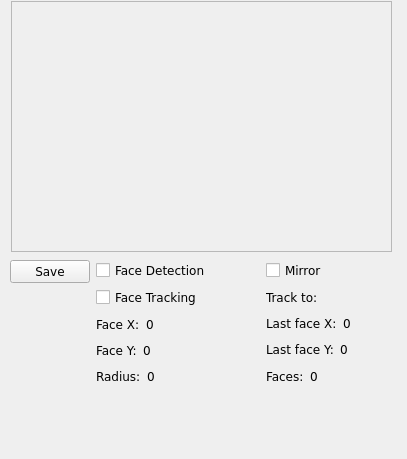
   <widget class="QDockWidget" name="dockCamera" >
    <property name="geometry" >
     <rect>
      <x>569</x>
      <y>1</y>
      <width>407</width>
      <height>459</height>
     </rect>
    </property>
    <property name="sizePolicy" >
     <sizepolicy vsizetype="Expanding" hsizetype="Expanding" >
      <horstretch>0</horstretch>
      <verstretch>0</verstretch>
     </sizepolicy>
    </property>
    <property name="features" >
     <set>QDockWidget::AllDockWidgetFeatures</set>
    </property>
    <property name="windowTitle" >
     <string>Camera</string>
    </property>
    <widget class="QWidget" name="dockWidgetContents" >
     <property name="geometry" >
      <rect>
       <x>0</x>
       <y>20</y>
       <width>407</width>
       <height>439</height>
      </rect>
     </property>
     <widget class="QFrame" name="frame" >
      <property name="geometry" >
       <rect>
        <x>11</x>
        <y>1</y>
        <width>381</width>
        <height>251</height>
       </rect>
      </property>
      <property name="sizePolicy" >
       <sizepolicy vsizetype="Expanding" hsizetype="Expanding" >
        <horstretch>0</horstretch>
        <verstretch>0</verstretch>
       </sizepolicy>
      </property>
      <property name="minimumSize" >
       <size>
        <width>320</width>
        <height>240</height>
       </size>
      </property>
      <property name="palette" >
       <palette>
        <active/>
        <inactive/>
        <disabled/>
       </palette>
      </property>
      <property name="font" >
       <font>
        <family>Verdana</family>
       </font>
      </property>
      <property name="autoFillBackground" >
       <bool>false</bool>
      </property>
      <property name="frameShape" >
       <enum>QFrame::StyledPanel</enum>
      </property>
      <property name="frameShadow" >
       <enum>QFrame::Sunken</enum>
      </property>
      <widget class="QtGLContext" native="1" name="frameCamera" >
       <property name="geometry" >
        <rect>
         <x>1</x>
         <y>1</y>
         <width>320</width>
         <height>240</height>
        </rect>
       </property>
       <property name="sizePolicy" >
        <sizepolicy vsizetype="Expanding" hsizetype="Expanding" >
         <horstretch>0</horstretch>
         <verstretch>0</verstretch>
        </sizepolicy>
       </property>
       <property name="font" >
        <font>
         <family>Verdana</family>
        </font>
       </property>
      </widget>
     </widget>
     <widget class="QWidget" name="layoutWidget" >
      <property name="geometry" >
       <rect>
        <x>10</x>
        <y>260</y>
        <width>381</width>
        <height>161</height>
       </rect>
      </property>
      <layout class="QHBoxLayout" name="horizontalLayout_10" >
       <item>
        <layout class="QVBoxLayout" >
         <item>
          <widget class="QPushButton" name="btnSavePicture" >
           <property name="font" >
            <font>
             <family>Verdana</family>
            </font>
           </property>
           <property name="text" >
            <string>Save</string>
           </property>
           <property name="icon" >
            <iconset resource="../mrs.qrc" >
             <normaloff>:/images/images/hdd.png</normaloff>:/images/images/hdd.png</iconset>
           </property>
          </widget>
         </item>
         <item>
          <spacer name="verticalSpacer_2" >
           <property name="orientation" >
            <enum>Qt::Vertical</enum>
           </property>
           <property name="sizeHint" stdset="0" >
            <size>
             <width>20</width>
             <height>40</height>
            </size>
           </property>
          </spacer>
         </item>
        </layout>
       </item>
       <item>
        <layout class="QGridLayout" name="gridLayout_3" >
         <item row="0" column="0" >
          <layout class="QVBoxLayout" name="verticalLayout" >
           <item>
            <widget class="QCheckBox" name="checkBoxFaceDetection" >
             <property name="font" >
              <font>
               <family>Verdana</family>
              </font>
             </property>
             <property name="text" >
              <string>Face Detection</string>
             </property>
            </widget>
           </item>
           <item>
            <widget class="QCheckBox" name="checkBoxFaceTracking" >
             <property name="font" >
              <font>
               <family>Verdana</family>
              </font>
             </property>
             <property name="text" >
              <string>Face Tracking</string>
             </property>
            </widget>
           </item>
           <item>
            <layout class="QHBoxLayout" name="horizontalLayout_4" >
             <item>
              <widget class="QLabel" name="textLabel2_8" >
               <property name="font" >
                <font>
                 <family>Verdana</family>
                </font>
               </property>
               <property name="text" >
                <string>Face X:</string>
               </property>
              </widget>
             </item>
             <item>
              <widget class="QLabel" name="lblFaceX" >
               <property name="font" >
                <font>
                 <family>Verdana</family>
                </font>
               </property>
               <property name="text" >
                <string>0</string>
               </property>
              </widget>
             </item>
             <item>
              <spacer name="horizontalSpacer_8" >
               <property name="orientation" >
                <enum>Qt::Horizontal</enum>
               </property>
               <property name="sizeHint" stdset="0" >
                <size>
                 <width>40</width>
                 <height>20</height>
                </size>
               </property>
              </spacer>
             </item>
            </layout>
           </item>
           <item>
            <layout class="QHBoxLayout" name="horizontalLayout_5" >
             <item>
              <widget class="QLabel" name="textLabel2_9" >
               <property name="font" >
                <font>
                 <family>Verdana</family>
                </font>
               </property>
               <property name="text" >
                <string>Face Y:</string>
               </property>
              </widget>
             </item>
             <item>
              <widget class="QLabel" name="lblFaceY" >
               <property name="font" >
                <font>
                 <family>Verdana</family>
                </font>
               </property>
               <property name="text" >
                <string>0</string>
               </property>
              </widget>
             </item>
             <item>
              <spacer name="horizontalSpacer_11" >
               <property name="orientation" >
                <enum>Qt::Horizontal</enum>
               </property>
               <property name="sizeHint" stdset="0" >
                <size>
                 <width>40</width>
                 <height>20</height>
                </size>
               </property>
              </spacer>
             </item>
            </layout>
           </item>
           <item>
            <layout class="QHBoxLayout" name="horizontalLayout_6" >
             <item>
              <widget class="QLabel" name="textLabel2_10" >
               <property name="font" >
                <font>
                 <family>Verdana</family>
                </font>
               </property>
               <property name="text" >
                <string>Radius:</string>
               </property>
              </widget>
             </item>
             <item>
              <widget class="QLabel" name="lblFaceRadius" >
               <property name="font" >
                <font>
                 <family>Verdana</family>
                </font>
               </property>
               <property name="text" >
                <string>0</string>
               </property>
              </widget>
             </item>
             <item>
              <spacer name="horizontalSpacer_12" >
               <property name="orientation" >
                <enum>Qt::Horizontal</enum>
               </property>
               <property name="sizeHint" stdset="0" >
                <size>
                 <width>40</width>
                 <height>20</height>
                </size>
               </property>
              </spacer>
             </item>
            </layout>
           </item>
          </layout>
         </item>
         <item row="0" column="1" >
          <spacer name="horizontalSpacer" >
           <property name="orientation" >
            <enum>Qt::Horizontal</enum>
           </property>
           <property name="sizeHint" stdset="0" >
            <size>
             <width>40</width>
             <height>20</height>
            </size>
           </property>
          </spacer>
         </item>
         <item row="0" column="2" >
          <layout class="QVBoxLayout" name="verticalLayout_3" >
           <item>
            <widget class="QCheckBox" name="checkBoxMirror" >
             <property name="font" >
              <font>
               <family>Verdana</family>
              </font>
             </property>
             <property name="text" >
              <string>Mirror</string>
             </property>
            </widget>
           </item>
           <item>
            <layout class="QHBoxLayout" name="horizontalLayout" >
             <item>
              <widget class="QLabel" name="textLabel2_11" >
               <property name="font" >
                <font>
                 <family>Verdana</family>
                </font>
               </property>
               <property name="text" >
                <string>Track to:</string>
               </property>
              </widget>
             </item>
             <item>
              <widget class="QLabel" name="lblFaceTrackTo" >
               <property name="sizePolicy" >
                <sizepolicy vsizetype="Fixed" hsizetype="Fixed" >
                 <horstretch>0</horstretch>
                 <verstretch>0</verstretch>
                </sizepolicy>
               </property>
               <property name="font" >
                <font>
                 <family>Verdana</family>
                </font>
               </property>
               <property name="pixmap" >
                <pixmap resource="../mrs.qrc" >:/images/images/middle.png</pixmap>
               </property>
               <property name="scaledContents" >
                <bool>true</bool>
               </property>
              </widget>
             </item>
             <item>
              <spacer name="horizontalSpacer_6" >
               <property name="orientation" >
                <enum>Qt::Horizontal</enum>
               </property>
               <property name="sizeHint" stdset="0" >
                <size>
                 <width>40</width>
                 <height>20</height>
                </size>
               </property>
              </spacer>
             </item>
            </layout>
           </item>
           <item>
            <layout class="QHBoxLayout" name="horizontalLayout_8" >
             <item>
              <widget class="QLabel" name="textLabel2_12" >
               <property name="font" >
                <font>
                 <family>Verdana</family>
                </font>
               </property>
               <property name="text" >
                <string>Last face X:</string>
               </property>
              </widget>
             </item>
             <item>
              <widget class="QLabel" name="lblLastFaceX" >
               <property name="font" >
                <font>
                 <family>Verdana</family>
                </font>
               </property>
               <property name="text" >
                <string>0</string>
               </property>
              </widget>
             </item>
             <item>
              <spacer name="horizontalSpacer_7" >
               <property name="orientation" >
                <enum>Qt::Horizontal</enum>
               </property>
               <property name="sizeHint" stdset="0" >
                <size>
                 <width>40</width>
                 <height>20</height>
                </size>
               </property>
              </spacer>
             </item>
            </layout>
           </item>
           <item>
            <layout class="QHBoxLayout" name="horizontalLayout_9" >
             <item>
              <widget class="QLabel" name="textLabel2_13" >
               <property name="font" >
                <font>
                 <family>Verdana</family>
                </font>
               </property>
               <property name="text" >
                <string>Last face Y:</string>
               </property>
              </widget>
             </item>
             <item>
              <widget class="QLabel" name="lblLastFaceY" >
               <property name="font" >
                <font>
                 <family>Verdana</family>
                </font>
               </property>
               <property name="text" >
                <string>0</string>
               </property>
              </widget>
             </item>
             <item>
              <spacer name="horizontalSpacer_10" >
               <property name="orientation" >
                <enum>Qt::Horizontal</enum>
               </property>
               <property name="sizeHint" stdset="0" >
                <size>
                 <width>40</width>
                 <height>20</height>
                </size>
               </property>
              </spacer>
             </item>
            </layout>
           </item>
           <item>
            <layout class="QHBoxLayout" name="horizontalLayout_7" >
             <item>
              <widget class="QLabel" name="textLabel2_14" >
               <property name="font" >
                <font>
                 <family>Verdana</family>
                </font>
               </property>
               <property name="text" >
                <string>Faces:</string>
               </property>
              </widget>
             </item>
             <item>
              <widget class="QLabel" name="lblFaces" >
               <property name="font" >
                <font>
                 <family>Verdana</family>
                </font>
               </property>
               <property name="text" >
                <string>0</string>
               </property>
              </widget>
             </item>
             <item>
              <spacer name="horizontalSpacer_9" >
               <property name="orientation" >
                <enum>Qt::Horizontal</enum>
               </property>
               <property name="sizeHint" stdset="0" >
                <size>
                 <width>40</width>
                 <height>20</height>
                </size>
               </property>
              </spacer>
             </item>
            </layout>
           </item>
          </layout>
         </item>
         <item row="1" column="0" >
          <spacer name="verticalSpacer_3" >
           <property name="orientation" >
            <enum>Qt::Vertical</enum>
           </property>
           <property name="sizeHint" stdset="0" >
            <size>
             <width>72</width>
             <height>28</height>
            </size>
           </property>
          </spacer>
         </item>
         <item row="1" column="2" >
          <spacer name="verticalSpacer_4" >
           <property name="orientation" >
            <enum>Qt::Vertical</enum>
           </property>
           <property name="sizeHint" stdset="0" >
            <size>
             <width>72</width>
             <height>28</height>
            </size>
           </property>
          </spacer>
         </item>
        </layout>
       </item>
      </layout>
     </widget>
    </widget>
   </widget>
